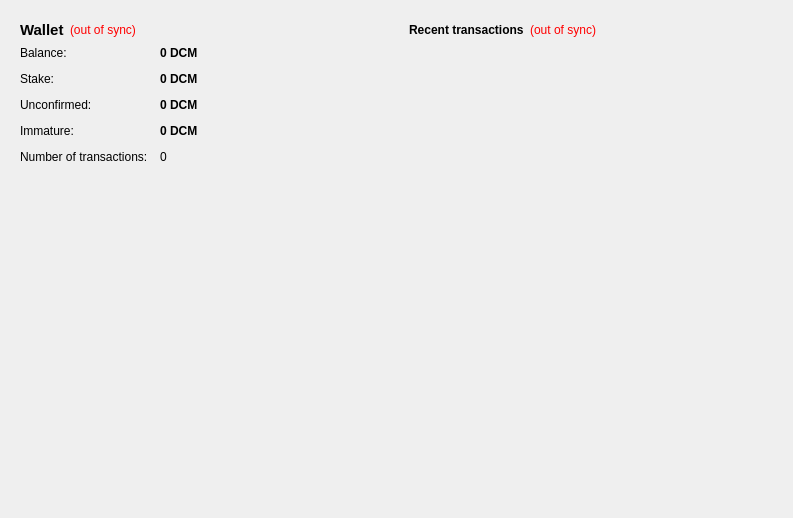
<?xml version="1.0" encoding="UTF-8"?>
<ui version="4.0">
 <class>OverviewPage</class>
 <widget class="QWidget" name="OverviewPage">
  <property name="geometry">
   <rect>
    <x>0</x>
    <y>0</y>

    <width>793</width>
    <height>518</height>
    <width>760</width>
    <height>342</height>

   </rect>
  </property>
  <property name="windowTitle">
   <string>Form</string>
  </property>
  <layout class="QHBoxLayout" name="horizontalLayout" stretch="1,1">
   <item>
    <layout class="QVBoxLayout" name="verticalLayout_2">
     <item>
      <widget class="QFrame" name="frame">
       <property name="frameShape">
        <enum>QFrame::NoFrame</enum>
       </property>
       <property name="frameShadow">
        <enum>QFrame::Plain</enum>
       </property>
       <layout class="QVBoxLayout" name="verticalLayout_4">
        <item>
         <layout class="QHBoxLayout" name="horizontalLayout_4">
          <item>
           <widget class="QLabel" name="label_5">
            <property name="font">
             <font>
              <pointsize>11</pointsize>
              <weight>75</weight>
              <bold>true</bold>
             </font>
            </property>
            <property name="text">
             <string>Wallet</string>
            </property>
           </widget>
          </item>
          <item>
           <widget class="QLabel" name="labelWalletStatus">
            <property name="toolTip">
             <string>The displayed information may be out of date. Your wallet automatically synchronizes with the dCom network after a connection is established, but this process has not completed yet.</string>
            </property>
            <property name="styleSheet">
             <string notr="true">QLabel { color: red; }</string>
            </property>
            <property name="text">
             <string notr="true">(out of sync)</string>
            </property>
            <property name="alignment">
             <set>Qt::AlignLeading|Qt::AlignLeft|Qt::AlignVCenter</set>
            </property>
           </widget>
          </item>
          <item>
           <spacer name="horizontalSpacer_2">
            <property name="orientation">
             <enum>Qt::Horizontal</enum>
            </property>
            <property name="sizeHint" stdset="0">
             <size>
              <width>40</width>
              <height>20</height>
             </size>
            </property>
           </spacer>
          </item>
         </layout>
        </item>
        <item>
         <layout class="QFormLayout" name="formLayout_2">
          <property name="fieldGrowthPolicy">
           <enum>QFormLayout::AllNonFixedFieldsGrow</enum>
          </property>
          <property name="horizontalSpacing">
           <number>12</number>
          </property>
          <property name="verticalSpacing">
           <number>12</number>
          </property>
          <item row="0" column="0">
           <widget class="QLabel" name="label">
            <property name="text">
             <string>Balance:</string>
            </property>
           </widget>
          </item>
          <item row="0" column="1">
           <widget class="QLabel" name="labelBalance">
            <property name="font">
             <font>
              <weight>75</weight>
              <bold>true</bold>
             </font>
            </property>
            <property name="cursor">
             <cursorShape>IBeamCursor</cursorShape>
            </property>
            <property name="toolTip">
             <string>Your current balance</string>
            </property>
            <property name="text">
             <string notr="true">0 DCM</string>
            </property>
            <property name="textInteractionFlags">
             <set>Qt::LinksAccessibleByMouse|Qt::TextSelectableByKeyboard|Qt::TextSelectableByMouse</set>
            </property>
           </widget>
          </item>
          <item row="1" column="0">
           <widget class="QLabel" name="label_6">
            <property name="text">
             <string>Stake:</string>
            </property>
           </widget>
          </item>
          <item row="1" column="1">
           <widget class="QLabel" name="labelStake">
            <property name="font">
             <font>
              <weight>75</weight>
              <bold>true</bold>
             </font>
            </property>
            <property name="cursor">
             <cursorShape>IBeamCursor</cursorShape>
            </property>
            <property name="toolTip">
             <string>Total of coins that was staked, and do not yet count toward the current balance</string>
            </property>
            <property name="text">
             <string notr="true">0 DCM</string>
            </property>
            <property name="textInteractionFlags">
             <set>Qt::LinksAccessibleByMouse|Qt::TextSelectableByKeyboard|Qt::TextSelectableByMouse</set>
            </property>
           </widget>
          </item>
          <item row="2" column="0">
           <widget class="QLabel" name="label_3">
            <property name="text">
             <string>Unconfirmed:</string>
            </property>
           </widget>
          </item>
          <item row="2" column="1">
           <widget class="QLabel" name="labelUnconfirmed">
            <property name="font">
             <font>
              <weight>75</weight>
              <bold>true</bold>
             </font>
            </property>
            <property name="cursor">
             <cursorShape>IBeamCursor</cursorShape>
            </property>
            <property name="toolTip">
             <string>Total of transactions that have yet to be confirmed, and do not yet count toward the current balance</string>
            </property>
            <property name="text">
             <string notr="true">0 DCM</string>
            </property>
            <property name="textInteractionFlags">
             <set>Qt::LinksAccessibleByMouse|Qt::TextSelectableByKeyboard|Qt::TextSelectableByMouse</set>
            </property>
           </widget>
          </item>
          <item row="3" column="0">
           <widget class="QLabel" name="labelImmatureText">
            <property name="text">
             <string>Immature:</string>
            </property>
           </widget>
          </item>
          <item row="3" column="1">
           <widget class="QLabel" name="labelImmature">
            <property name="font">
             <font>
              <weight>75</weight>
              <bold>true</bold>
             </font>
            </property>
            <property name="toolTip">
             <string>Mined balance that has not yet matured</string>
            </property>
            <property name="text">
             <string notr="true">0 DCM</string>
            </property>
            <property name="textInteractionFlags">
             <set>Qt::LinksAccessibleByMouse|Qt::TextSelectableByKeyboard|Qt::TextSelectableByMouse</set>
            </property>
           </widget>
          </item>
          <item row="4" column="0">
           <widget class="QLabel" name="label_2">
            <property name="text">
             <string>Number of transactions:</string>
            </property>
           </widget>
          </item>
          <item row="4" column="1">
           <widget class="QLabel" name="labelNumTransactions">
            <property name="toolTip">
             <string>Total number of transactions in wallet</string>
            </property>
            <property name="text">
             <string notr="true">0</string>
            </property>
           </widget>
          </item>
         </layout>
        </item>
       </layout>
      </widget>
     </item>
     <item>
      <spacer name="verticalSpacer">
       <property name="orientation">
        <enum>Qt::Vertical</enum>
       </property>
       <property name="sizeHint" stdset="0">
        <size>
         <width>20</width>
         <height>40</height>
        </size>
       </property>
      </spacer>
     </item>
     <item>
      <widget class="QLabel" name="label_6">
       <property name="text">
        <string/>
       </property>
       <property name="pixmap">
        <pixmap resource="../bitcoin.qrc">:/images/backg</pixmap>
       </property>
       <property name="scaledContents">
        <bool>false</bool>
       </property>
       <property name="alignment">
        <set>Qt::AlignCenter</set>
       </property>
       <property name="margin">
        <number>-2</number>
       </property>
      </widget>
     </item>
    </layout>
   </item>
   <item>
    <layout class="QVBoxLayout" name="verticalLayout_3">
     <item>
      <widget class="QFrame" name="frame_2">
       <property name="frameShape">
        <enum>QFrame::NoFrame</enum>
       </property>
       <property name="frameShadow">
        <enum>QFrame::Plain</enum>
       </property>
       <layout class="QVBoxLayout" name="verticalLayout">
        <item>
         <layout class="QHBoxLayout" name="horizontalLayout_2">
          <item>
           <widget class="QLabel" name="label_4">
            <property name="text">
             <string>&lt;b&gt;Recent transactions&lt;/b&gt;</string>
            </property>
           </widget>
          </item>
          <item>
           <widget class="QLabel" name="labelTransactionsStatus">
            <property name="toolTip">
             <string>The displayed information may be out of date. Your wallet automatically synchronizes with the dCom network after a connection is established, but this process has not completed yet.</string>
            </property>
            <property name="styleSheet">
             <string notr="true">QLabel { color: red; }</string>
            </property>
            <property name="text">
             <string notr="true">(out of sync)</string>
            </property>
            <property name="alignment">
             <set>Qt::AlignRight|Qt::AlignTrailing|Qt::AlignVCenter</set>
            </property>
           </widget>
          </item>
          <item>
           <spacer name="horizontalSpacer">
            <property name="orientation">
             <enum>Qt::Horizontal</enum>
            </property>
            <property name="sizeHint" stdset="0">
             <size>
              <width>40</width>
              <height>20</height>
             </size>
            </property>
           </spacer>
          </item>
         </layout>
        </item>
        <item>
         <widget class="QListView" name="listTransactions">
          <property name="styleSheet">
           <string notr="true">QListView { background: transparent; }</string>
          </property>
          <property name="frameShape">
           <enum>QFrame::NoFrame</enum>
          </property>
          <property name="verticalScrollBarPolicy">
           <enum>Qt::ScrollBarAlwaysOff</enum>
          </property>
          <property name="horizontalScrollBarPolicy">
           <enum>Qt::ScrollBarAlwaysOff</enum>
          </property>
          <property name="selectionMode">
           <enum>QAbstractItemView::NoSelection</enum>
          </property>
         </widget>
        </item>
       </layout>
      </widget>
     </item>
     <item>
      <spacer name="verticalSpacer_2">
       <property name="orientation">
        <enum>Qt::Vertical</enum>
       </property>
       <property name="sizeHint" stdset="0">
        <size>
         <width>20</width>
         <height>40</height>
        </size>
       </property>
      </spacer>
     </item>
    </layout>
   </item>
  </layout>
 </widget>
 <resources/>
 <connections/>
</ui>
